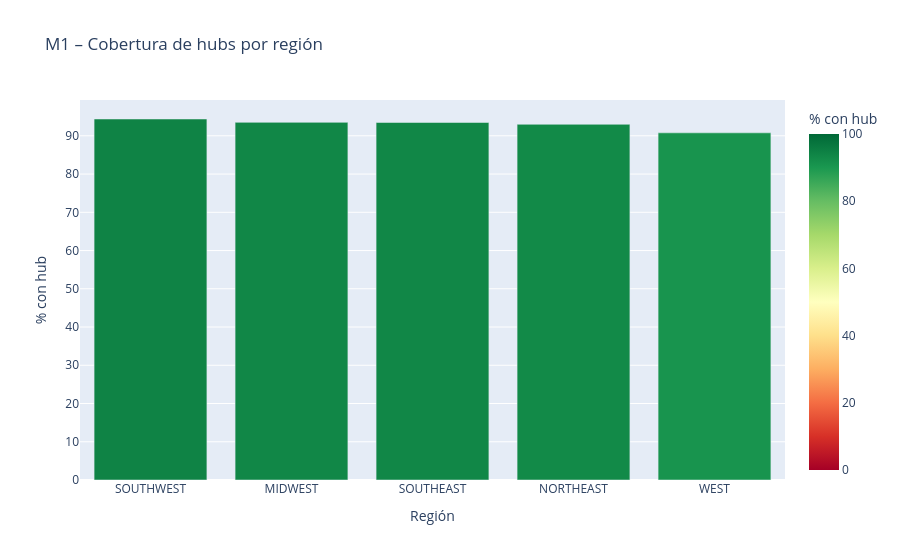

The notebook cell this image was saved under:
### Markdown cell above
## 8. Análisis por región

### Code cell
df['region_origen'] = df['StateOrigin'].map(region5)
region_stats = (
    df.groupby('region_origen')
    .agg(
        total=('ID', 'count'),
        con_hub=('tiene_hub_origen', 'sum')
    )
    .assign(pct_cobertura=lambda x: 100 * x['con_hub'] / x['total'])
    .reset_index()
    .sort_values('pct_cobertura', ascending=False)
)

fig_reg = px.bar(
    region_stats, x='region_origen', y='pct_cobertura',
    color='pct_cobertura', color_continuous_scale='RdYlGn',
    range_color=[0, 100],
    title='M1 – Cobertura de hubs por región',
    labels={'pct_cobertura': '% con hub', 'region_origen': 'Región'}
)
fig_reg.show()

### Figure 1 — Plotly figure (JSON) as saved in the notebook; plotly's stock layout.template omitted (floating-point values rounded to 4 significant figures)
{"data": [{"hovertemplate": "Región=%{x}<br>% con hub=%{marker.color}<extra></extra>", "legendgroup": "", "marker": {"color": [94.4, 93.52, 93.48, 93.01, 90.78], "coloraxis": "coloraxis", "pattern": {"shape": ""}}, "name": "", "orientation": "v", "showlegend": false, "textposition": "auto", "type": "bar", "x": ["SOUTHWEST", "MIDWEST", "SOUTHEAST", "NORTHEAST", "WEST"], "xaxis": "x", "y": [94.4, 93.52, 93.48, 93.01, 90.78], "yaxis": "y"}], "layout": {"barmode": "relative", "coloraxis": {"autocolorscale": false, "cmax": 100, "cmin": 0, "colorbar": {"title": {"text": "% con hub"}}, "colorscale": [[0, "rgb(165,0,38)"], [0.1, "rgb(215,48,39)"], [0.2, "rgb(244,109,67)"], [0.3, "rgb(253,174,97)"], [0.4, "rgb(254,224,139)"], [0.5, "rgb(255,255,191)"], [0.6, "rgb(217,239,139)"], [0.7, "rgb(166,217,106)"], [0.8, "rgb(102,189,99)"], [0.9, "rgb(26,152,80)"], [1, "rgb(0,104,55)"]]}, "legend": {"tracegroupgap": 0}, "title": {"text": "M1 – Cobertura de hubs por región"}, "xaxis": {"anchor": "y", "domain": [0, 1], "title": {"text": "Región"}}, "yaxis": {"anchor": "x", "domain": [0, 1], "title": {"text": "% con hub"}}}}
